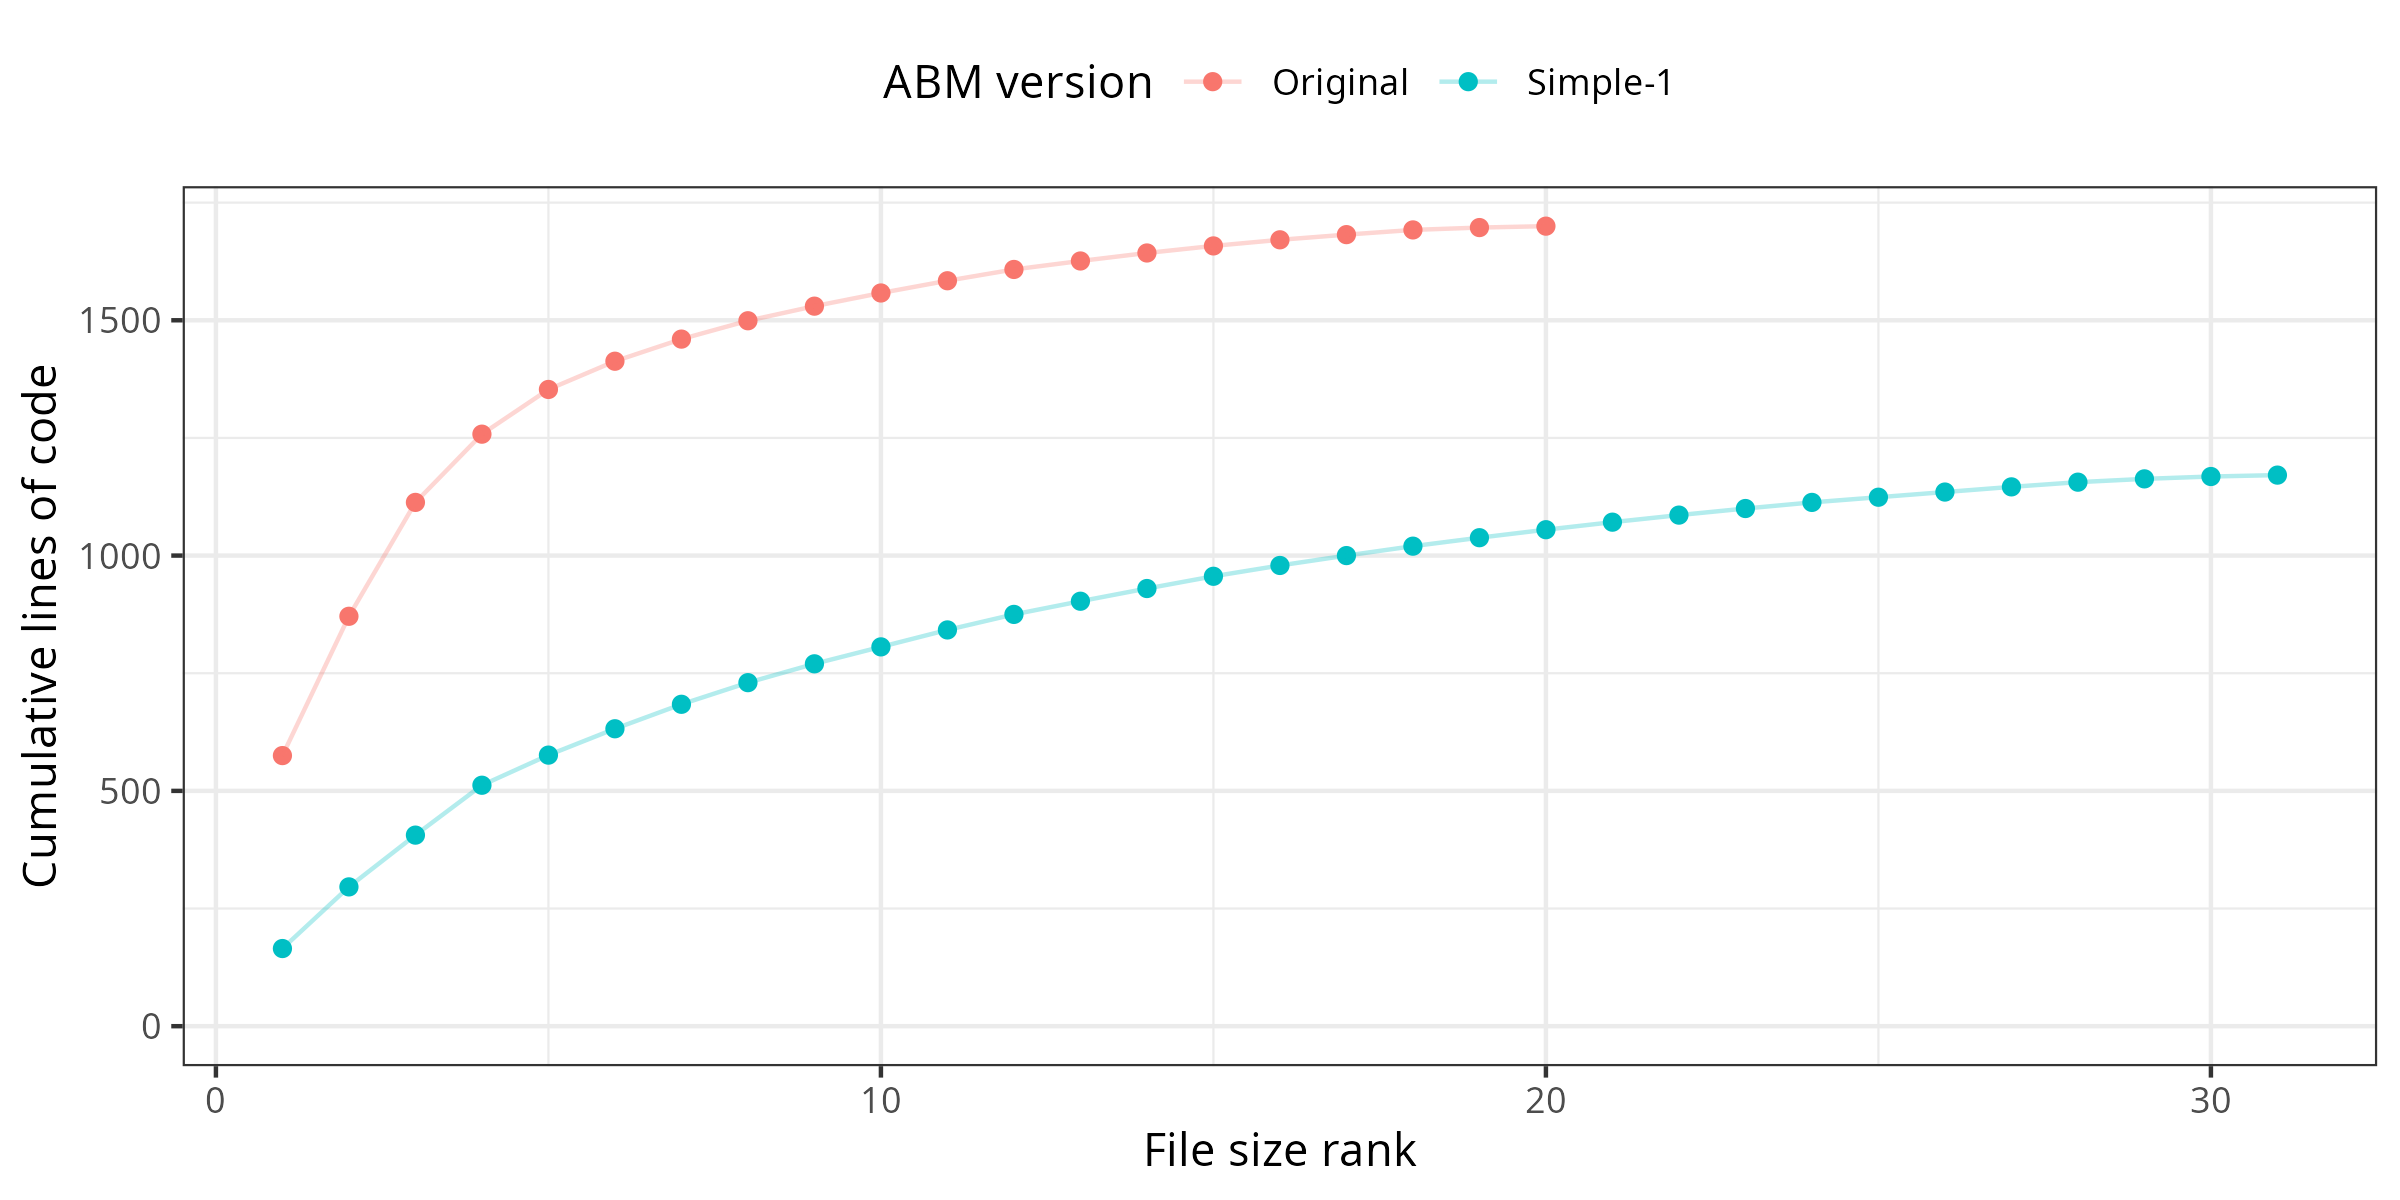

Recreate this plot in R.
# Plot repo sizes

library(data.table)
library(ggplot2)

dat <- fread('lines.csv')

dat[, clines := cumsum(lines), by = ver]
dat[, rank := 1:.N, by = ver]

ggplot(dat, aes(rank, clines, colour = ver)) +
  geom_point() +
  geom_line(alpha = 0.3) +
  theme_bw() +
  ylim(0, NA) +
  theme(legend.position = 'top') +
  labs(colour = 'ABM version', x = 'File size rank', y = 'Cumulative lines of code')
ggsave('lines.png', height = 8/2, width = 16/2)
